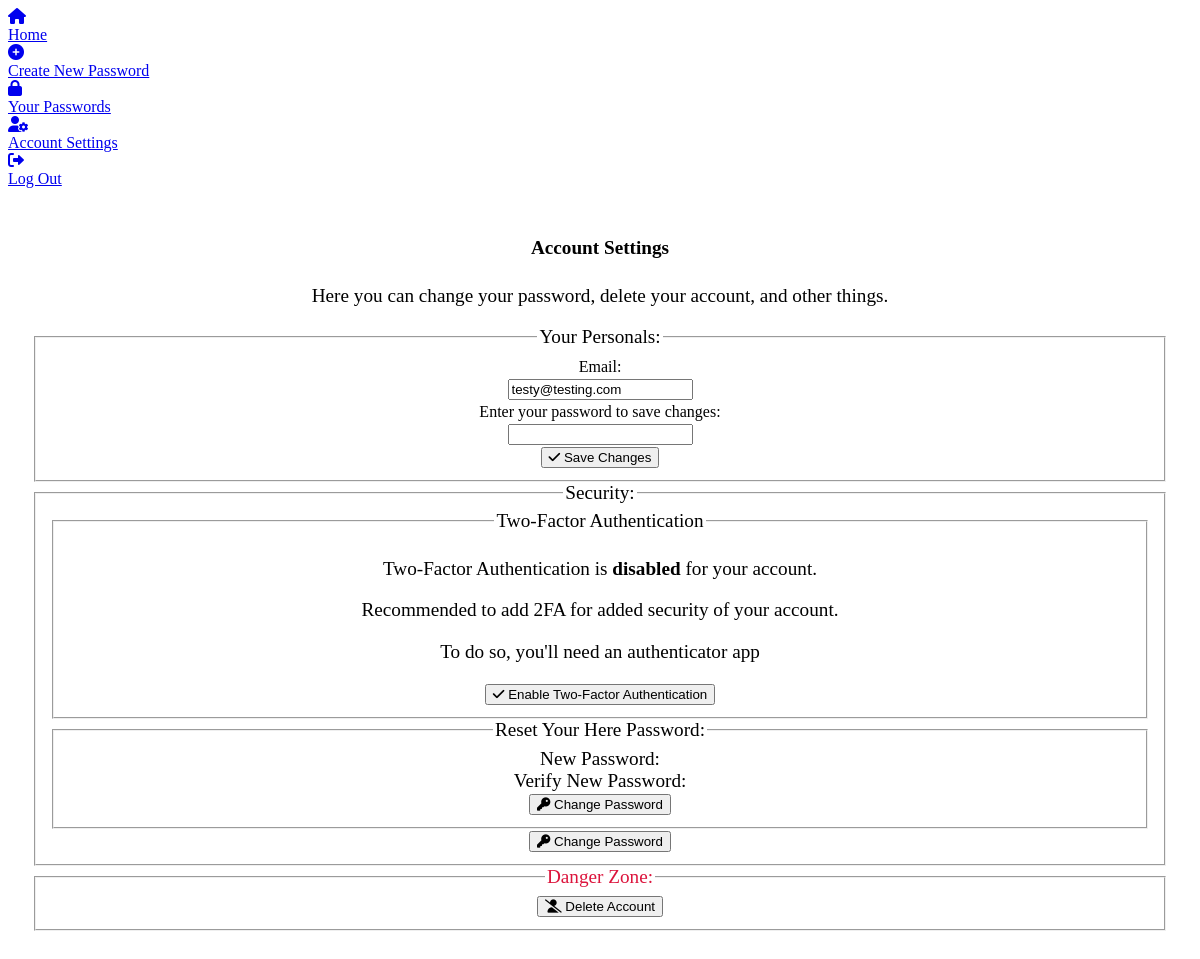
The page /accounts/account_settings/ (signed in) on the database as committed earlier.
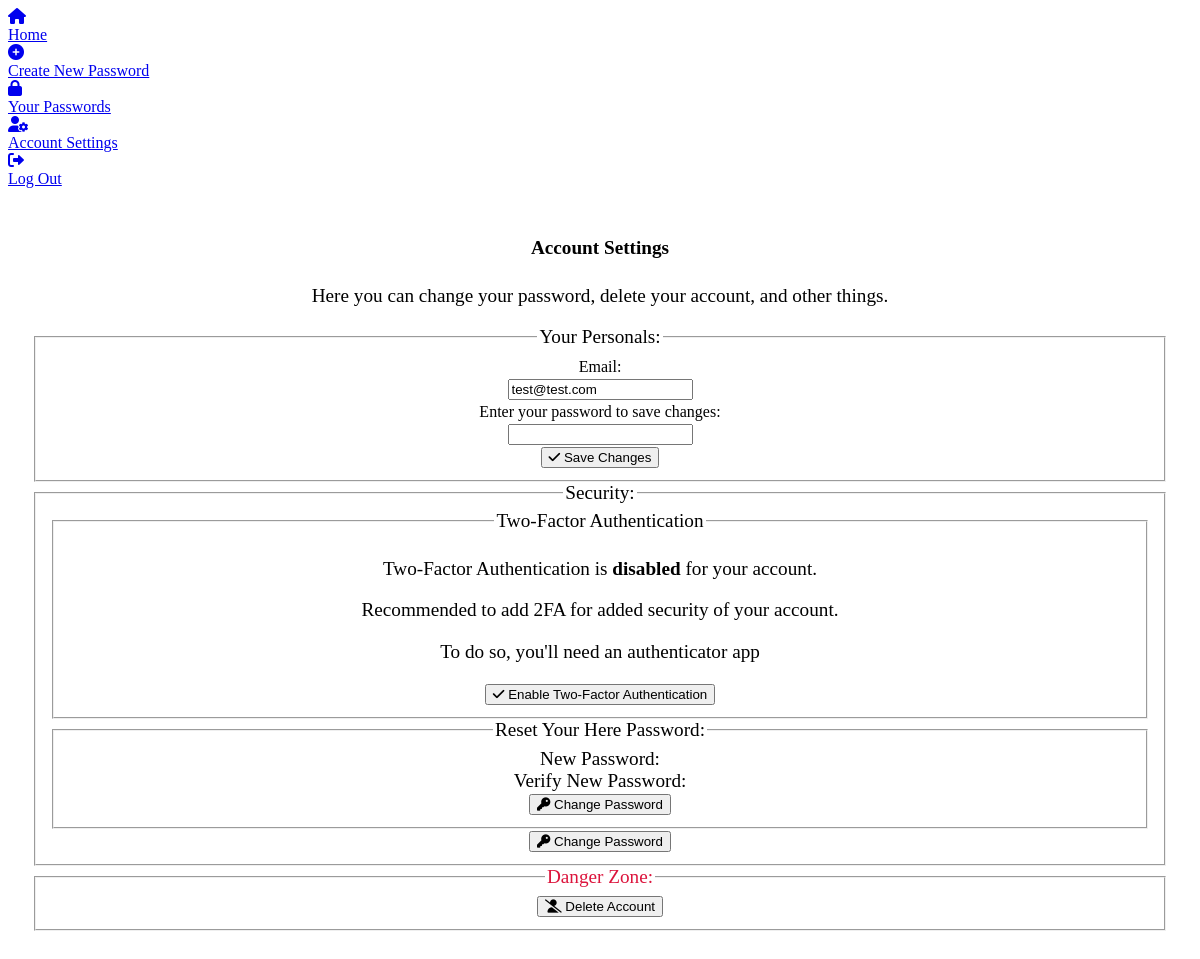
The same page on the database as committed later.
### accounts/models.py (models this page shows)
class CustomUser(AbstractUser):
    username = models.CharField(primary_key=True, max_length=40)
    email = models.EmailField(unique=True)
    password = models.CharField(max_length=128)

### accounts/views.py (the view, shortened to what this page needs)
# urls.py: path("account_settings/", AccountSettingsView.as_view(), name="account_settings"),
class AccountSettingsView(LoginRequiredMixin, FormView):
    form_class = CustomUserChangeForm
    success_url = reverse_lazy("account_settings")
    template_name = "accounts/account_settings.html"
    def get_form_kwargs(self):
        kwargs = super().get_form_kwargs()
        kwargs["instance"] = self.request.user
        return kwargs

### accounts/forms.py (shortened to what this page needs)
class CustomUserChangeForm(UserChangeForm):
    current_password = forms.CharField(
        widget=forms.PasswordInput,
        label="Current Password",
        required=True
    )
    class Meta:
        model = CustomUser
        fields = ('email',)

### templates/accounts/account_settings.html (shortened to what this page needs)
{% extends 'base.html' %}
{% load static %}
{% block content %}
<div class="page top active center-text">
    <h4>Account Settings</h4>
    <p class="centered-text">Here you can change your password, delete your account, and other things.</p>
    <fieldset>
        <legend> Your Personals: </legend>
        <form method="post">
            <label style="font-size: medium;">Email:</label>
            <div class="field border round fill">
                {{ form.email }}
            </div>
            <label style="font-size: medium;"> Enter your password to save changes: </label>
            <div class="field border round fill">
                {{ form.current_password }}
            </div>
            <button type="submit" class="primary small-elevate">
                <i class="fa-solid fa-check"></i>
                Save Changes</button>
        </form>
    </fieldset>
    <fieldset>
        <legend> Security: </legend>
        <fieldset>
            <legend>Two-Factor Authentication</legend>
            {% if has_2fa %}
            <p>Two-Factor Authentication is <strong>enabled</strong> for your account.</p>
            <a href="{% url 'disable_2fa' %}">
                <button class="error small-elevate">
                    <i class="fa-solid fa-xmark"></i>
                    Disable Two-Factor Authentication
                </button>
            </a>
            {% else %}
            <p>Two-Factor Authentication is <strong>disabled</strong> for your account.</p>
            <p>Recommended to add 2FA for added security of your account.</p>
            <p>To do so, you'll need an authenticator app</p>
            <a href="{% url 'setup_2fa' %}">
                <button class="primary small-elevate">
                    <i class="fa-solid fa-check"></i>
                    Enable Two-Factor Authentication
                </button>
            </a>
            {% endif %}
        </fieldset>
        <fieldset>
            <legend>Reset Your Here Password:</legend>
            <form method="POST">
                <span class="helptext"> New Password: </span>
                <span class="helptext"> Verify New Password: </span>
                <button class="button" type="submit">
                    <i class="fa-solid fa-key"></i>
                    Change Password
                </button>
            </form>
        </fieldset>
        <a href="{% url 'reset_password' %}">
            <button type="submit" class="primary small-elevate">
                <i class="fa-solid fa-key"></i>
                Change Password</button>
        </a>
    </fieldset>
    <fieldset class="error-border">
        <legend style="color: crimson;"> Danger Zone: </legend>
        <a href="{% url 'account_confirm_delete' %}">
            <button type="submit" class="small-elevate error">
                <i class="fa-solid fa-user-slash"></i>
                Delete Account</button>
        </a>
    </fieldset>
</div>
{% endblock content %}

### templates/base.html (shortened to what this page needs)
{% load static %}
<!DOCTYPE html>
<html lang="en">
<head>
<link href="https://cdn.jsdelivr.net/npm/beercss@3.10.5/dist/cdn/beer.min.css" rel="stylesheet">
    <link href="https://cdnjs.cloudflare.com/ajax/libs/font-awesome/6.0.0/css/all.min.css" rel="stylesheet">
    <link rel="stylesheet" href="{% static 'css/style.css' %}">
</head>
<body>
    {% if user.is_authenticated %}
    <nav class="tabbed">
        <a href="{% url 'home' %}">
            <i class="fa-solid fa-house"></i>
            <div>Home</div>
        </a>
        <a href="{% url 'password_create' %}">
            <i>
                <i class="fa-solid fa-circle-plus"></i>
            </i>
            <div>Create New Password</div>
        </a>
        <a href="{% url 'password_list' %}">
            <i class="fa-solid fa-lock"></i>
            <div>Your Passwords</div>
        </a>
        <a href="{% url 'account_settings' %}">
            <i class="fa-solid fa-user-gear"></i>
            <div>Account Settings</div>
        </a>
        <a href="#" onclick="document.getElementById('logout').submit()" class="btn">
            <i class="fas fa-sign-out-alt"></i>
            <div>Log Out</div>
        </a>
    </nav>
    {% endif %}
    <main class="responsive">
        {%block content%}
        {%endblock content%}
    </main>
</body>
</html>

### static/css/style.css (style rules this page uses)
.center-text { text-align: center; padding: 2%; font-size: 1.2em; }

Rows that differ between the two databases and show on the page:
changed CustomUser: email "testy@testing.com" → "test@test.com"
